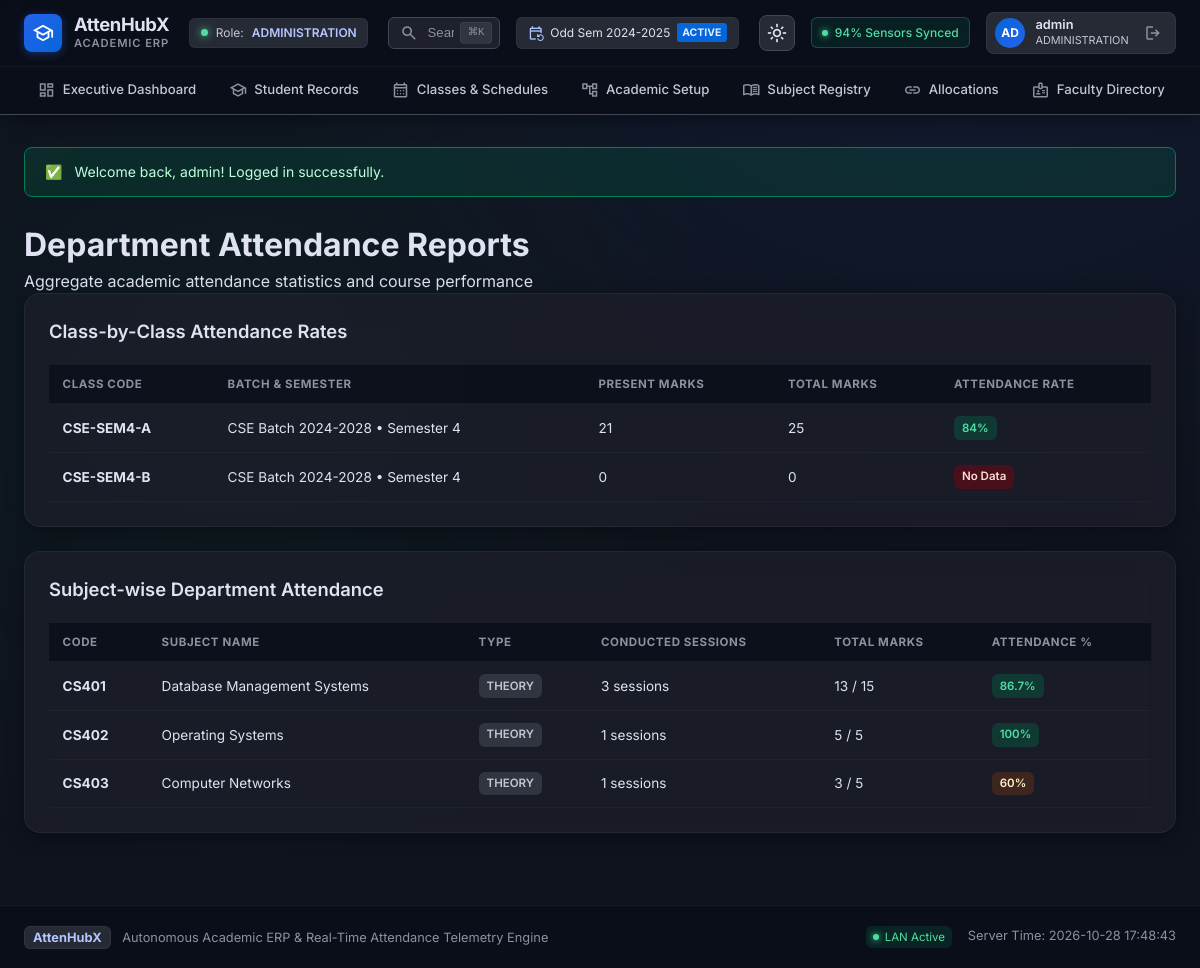
The page /lamp-version/hod/reports.php (signed in) on the database its author committed.
### tables this page shows
CREATE TABLE `classes` (
  `id` bigint(20) unsigned NOT NULL AUTO_INCREMENT,
  `admission_batch_id` bigint(20) unsigned NOT NULL,
  `semester_id` bigint(20) unsigned NOT NULL,
  `section_name` varchar(20) NOT NULL,
  `class_code` varchar(50) DEFAULT NULL,
  `is_active` tinyint(1) DEFAULT 1,
  `created_at` datetime NOT NULL,
  `updated_at` datetime NOT NULL,
  PRIMARY KEY (`id`),
  UNIQUE KEY `uk_batch_sem_sec` (`admission_batch_id`,`semester_id`,`section_name`),
  UNIQUE KEY `class_code` (`class_code`),
  KEY `idx_classes_batch` (`admission_batch_id`),
  KEY `idx_classes_sem` (`semester_id`),
  CONSTRAINT `classes_ibfk_1` FOREIGN KEY (`admission_batch_id`) REFERENCES `admission_batches` (`id`),
  CONSTRAINT `classes_ibfk_2` FOREIGN KEY (`semester_id`) REFERENCES `semesters` (`id`)
);

CREATE TABLE `admission_batches` (
  `id` bigint(20) unsigned NOT NULL AUTO_INCREMENT,
  `academic_year_id` bigint(20) unsigned NOT NULL,
  `department_id` bigint(20) unsigned NOT NULL,
  `specialization_id` bigint(20) unsigned DEFAULT NULL,
  `batch_name` varchar(50) NOT NULL,
  `admission_year` year(4) NOT NULL,
  `created_at` datetime NOT NULL,
  PRIMARY KEY (`id`),
  KEY `academic_year_id` (`academic_year_id`),
  KEY `department_id` (`department_id`),
  KEY `specialization_id` (`specialization_id`),
  CONSTRAINT `admission_batches_ibfk_1` FOREIGN KEY (`academic_year_id`) REFERENCES `academic_years` (`id`),
  CONSTRAINT `admission_batches_ibfk_2` FOREIGN KEY (`department_id`) REFERENCES `departments` (`id`),
  CONSTRAINT `admission_batches_ibfk_3` FOREIGN KEY (`specialization_id`) REFERENCES `specializations` (`id`)
);

CREATE TABLE `semesters` (
  `id` bigint(20) unsigned NOT NULL AUTO_INCREMENT,
  `academic_year_id` bigint(20) unsigned NOT NULL,
  `semester_number` tinyint(4) NOT NULL,
  `name` varchar(20) NOT NULL,
  `start_date` date NOT NULL,
  `end_date` date NOT NULL,
  `created_at` datetime NOT NULL,
  PRIMARY KEY (`id`),
  KEY `academic_year_id` (`academic_year_id`),
  CONSTRAINT `semesters_ibfk_1` FOREIGN KEY (`academic_year_id`) REFERENCES `academic_years` (`id`)
);

### lamp-version/includes/functions.php (called while the page is built, shortened)
<?php
function e(?string $str): string {
    return htmlspecialchars($str ?? '', ENT_QUOTES, 'UTF-8');
}

### lamp-version/hod/reports.php (the view, shortened to what this page needs)
<?php
require_once __DIR__ . '/../includes/header.php';
$db = get_db();
$user = current_user();
$department_id = $user['department_id'] ?? null;
if (!$department_id) {
    $d_row = $db->query("SELECT id FROM departments ORDER BY id ASC LIMIT 1")->fetch();
    $department_id = $d_row['id'] ?? 1;
}
$sub_stmt = $db->prepare("
    SELECT
        s.code AS subject_code, s.name AS subject_name, s.subject_type,
        COUNT(a.id) AS total_records,
        COALESCE(SUM(CASE WHEN a.status = 'PRESENT' THEN 1 ELSE 0 END), 0) AS present_records,
        COUNT(DISTINCT cs.id) AS sessions_count
    FROM subjects s
    JOIN class_subjects csub ON s.id = csub.subject_id
    JOIN classes c ON csub.class_id = c.id
    JOIN admission_batches b ON c.admission_batch_id = b.id
    LEFT JOIN class_sessions cs ON cs.class_subject_id = csub.id AND cs.status = 'CONDUCTED'
    LEFT JOIN attendance_records a ON a.class_session_id = cs.id
    WHERE b.department_id = ?
    GROUP BY s.id, s.code, s.name, s.subject_type
    ORDER BY s.code ASC
");
$sub_stmt->execute([$department_id]);
$subject_stats = $sub_stmt->fetchAll();
$cls_stmt = $db->prepare("
    SELECT
        c.id, c.class_code, c.section_name, b.batch_name, sem.name AS semester_name,
        COUNT(a.id) AS total_records,
        COALESCE(SUM(CASE WHEN a.status = 'PRESENT' THEN 1 ELSE 0 END), 0) AS present_records
    FROM classes c
    JOIN admission_batches b ON c.admission_batch_id = b.id
    JOIN semesters sem ON c.semester_id = sem.id
    LEFT JOIN class_sessions cs ON cs.class_id = c.id AND cs.status = 'CONDUCTED'
    LEFT JOIN attendance_records a ON a.class_session_id = cs.id
    WHERE b.department_id = ? AND c.is_active = 1
    GROUP BY c.id, c.class_code, c.section_name, b.batch_name, sem.name
    ORDER BY b.batch_name ASC, sem.name ASC
");
$cls_stmt->execute([$department_id]);
$class_stats = $cls_stmt->fetchAll();
?>
<div class="page-header">
    <div>
        <h1 class="page-title">Department Attendance Reports</h1>
        <p class="page-subtitle">Aggregate academic attendance statistics and course performance</p>
    </div>
</div>
<div class="card">
    <div class="card-header">
        <h2 class="card-title">Class-by-Class Attendance Rates</h2>
    </div>
    <div class="card-body" style="padding: 0;">
        <div class="table-responsive">
            <table class="data-table">
                <thead>
                    <tr>
                        <th>Class Code</th>
                        <th>Batch & Semester</th>
                        <th>Present Marks</th>
                        <th>Total Marks</th>
                        <th>Attendance Rate</th>
                    </tr>
                </thead>
                <tbody>
                    <?php foreach ($class_stats as $cs): ?>
                        <?php
                            $tot = (int)$cs['total_records'];
                            $prs = (int)$cs['present_records'];
                            $pct = $tot > 0 ? round(($prs / $tot) * 100, 1) : 0;
                        ?>
                        <tr>
                            <td><strong><?= e($cs['class_code'] ?: "Section {$cs['section_name']}") ?></strong></td>
                            <td><?= e($cs['batch_name']) ?> &bull; <?= e($cs['semester_name']) ?></td>
                            <td><?= $prs ?></td>
                            <td><?= $tot ?></td>
                            <td>
                                <span class="badge <?= $pct >= 75 ? 'badge-success' : 'badge-danger' ?>">
                                    <?= $tot > 0 ? "{$pct}%" : 'No Data' ?>
                                </span>
                            </td>
                        </tr>
                    <?php endforeach; ?>
                </tbody>
            </table>
        </div>
    </div>
</div>
<div class="card">
    <div class="card-header">
        <h2 class="card-title">Subject-wise Department Attendance</h2>
    </div>
    <div class="card-body" style="padding: 0;">
        <div class="table-responsive">
            <table class="data-table">
                <thead>
                    <tr>
                        <th>Code</th>
                        <th>Subject Name</th>
                        <th>Type</th>
                        <th>Conducted Sessions</th>
                        <th>Total Marks</th>
                        <th>Attendance %</th>
                    </tr>
                </thead>
                <tbody>
                    <?php foreach ($subject_stats as $ss): ?>
                        <?php
                            $s_tot = (int)$ss['total_records'];
                            $s_prs = (int)$ss['present_records'];
                            $s_pct = $s_tot > 0 ? round(($s_prs / $s_tot) * 100, 1) : 0;
                        ?>
                        <tr>
                            <td><strong><?= e($ss['subject_code']) ?></strong></td>
                            <td><?= e($ss['subject_name']) ?></td>
                            <td><span class="badge badge-secondary"><?= e($ss['subject_type']) ?></span></td>
                            <td><?= $ss['sessions_count'] ?> sessions</td>
                            <td><?= $s_prs ?> / <?= $s_tot ?></td>
                            <td>
                                <span class="badge <?= $s_pct >= 75 ? 'badge-success' : 'badge-warning' ?>">
                                    <?= $s_tot > 0 ? "{$s_pct}%" : 'No Data' ?>
                                </span>
                            </td>
                        </tr>
                    <?php endforeach; ?>
                </tbody>
            </table>
        </div>
    </div>
</div>
<?php require_once __DIR__ . '/../includes/footer.php'; ?>

### lamp-version/assets/css/style.css (style rules this page uses)
:root, [data-theme="dark"], html.dark { --bg-base: #0f131d; --surface: #0f131d; --surface-container-lowest: #0a0e18; --surface-container-low: #171b26; --surface-container: #1c1f2a; --surface-container-high: #262a35; --surface-container-highest: #313540; --surface-bright: #353944; --surface-variant: #313540; --on-surface: #dfe2f1; --on-surface-variant: #c3c6d7; --outline: #8d90a0; --outline-variant: #434655; --primary: #b4c5ff; --primary-container: #2563eb; --on-primary: #002a78; --on-primary-container: #eeefff; --secondary: #adc6ff; --secondary-container: #0566d9; --on-secondary-container: #e6ecff; --tertiary: #4edea3; --tertiary-container: #007d55; --on-tertiary-container: #bdffdb; --tertiary-fixed-dim: #4edea3; --error: #ffb4ab; --error-container: #93000a; --on-error-container: #ffdad6; --warning: #fbbf24; --warning-container: #78350f; --on-warning-container: #fef3c7; --radius-sm: 0.375rem; --radius-md: 0.5rem; --radius-lg: 0.75rem; --radius-xl: 1rem; --radius-full: 9999px; --shadow-card: 0 4px 20px -2px rgba(0, 0, 0, 0.45); --shadow-glow-primary: 0 0 35px -5px rgba(37, 99, 235, 0.25); --shadow-glow-tertiary: 0 0 35px -5px rgba(78, 222, 163, 0.2); --font-sans: 'Inter', -apple-system, BlinkMacSystemFont, 'Segoe UI', Roboto, sans-serif; }
* { box-sizing: border-box; margin: 0; padding: 0; }
html, body { background-color: var(--bg-base); color: var(--on-surface); font-family: var(--font-sans); line-height: 1.5; -webkit-font-smoothing: antialiased; min-height: 100vh; scrollbar-width: none; -ms-overflow-style: none; }
* { scrollbar-width: none !important; -ms-overflow-style: none !important; }
body.AttenHubX-app { display: flex; flex-direction: column; min-height: 100vh; background: radial-gradient(circle at 80% -20%, rgba(37, 99, 235, 0.12) 0%, transparent 50%), radial-gradient(circle at 20% 40%, rgba(0, 125, 85, 0.08) 0%, transparent 45%), var(--bg-base); }
.card { background: rgba(28, 31, 42, 0.8); backdrop-filter: blur(16px); border: 1px solid rgba(255, 255, 255, 0.05); border-radius: var(--radius-xl); padding: 1.5rem; box-shadow: var(--shadow-card); margin-bottom: 1.5rem; }
.card-header { display: flex; align-items: center; justify-content: space-between; margin-bottom: 1.25rem; }
.card-title { font-size: 1.15rem; font-weight: 600; color: var(--on-surface); }
.table-responsive { overflow-x: auto; width: 100%; }
.data-table { width: 100%; border-collapse: collapse; }
.data-table th { background: rgba(10, 14, 24, 0.8); color: var(--outline); font-size: 0.72rem; text-transform: uppercase; letter-spacing: 0.05em; padding: 0.65rem 0.85rem; text-align: left; border-bottom: 1px solid rgba(255, 255, 255, 0.05); }
.data-table td { padding: 0.75rem 0.85rem; border-bottom: 1px solid rgba(255, 255, 255, 0.03); color: var(--on-surface); font-size: 0.85rem; }
.badge { display: inline-flex; align-items: center; padding: 0.2rem 0.5rem; border-radius: var(--radius-sm); font-size: 0.72rem; font-weight: 600; }
.badge-success { background: rgba(0, 125, 85, 0.3); color: var(--tertiary); }
.badge-danger { background: rgba(147, 0, 10, 0.4); color: var(--on-error-container); }
.badge-warning { background: rgba(120, 53, 15, 0.4); color: var(--on-warning-container); }
.badge-secondary { background: var(--surface-container-highest); color: var(--on-surface-variant); }

### rows shown on the page
classes: class_code "CSE-SEM4-A", admission_batch.batch_name "CSE Batch 2024-2028", semester.name "Semester 4", prs "21", tot "25", pct "84"
classes: class_code "CSE-SEM4-B", admission_batch.batch_name "CSE Batch 2024-2028", semester.name "Semester 4", prs "0", tot "0", shows "No Data"

### other values the page prints
$user['role'] "ADMINISTRATION"
substr($user['username'] ?? 'U', 0, 2) "AD"
$user['display_name'] "admin"
$flash['message'] "Welcome back, admin! Logged in successfully."
$ss['subject_code'] "CS401"
$ss['subject_name'] "Database Management Systems"
$ss['subject_type'] "THEORY"
$ss['sessions_count'] "3"
$s_prs "13"
$s_tot "15"
$s_pct "86.7"
$ss['subject_code'] "CS402"
$ss['subject_name'] "Operating Systems"
$ss['sessions_count'] "1"
$s_prs "5"
